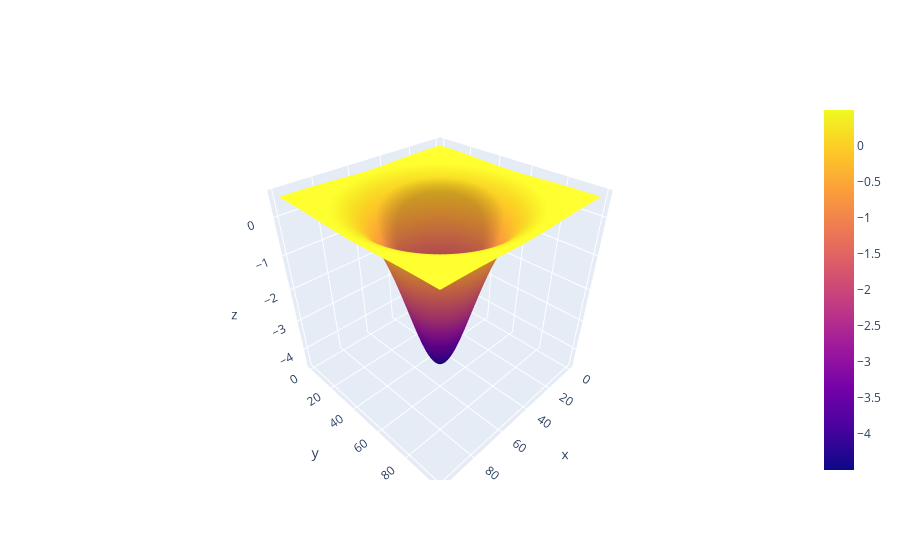
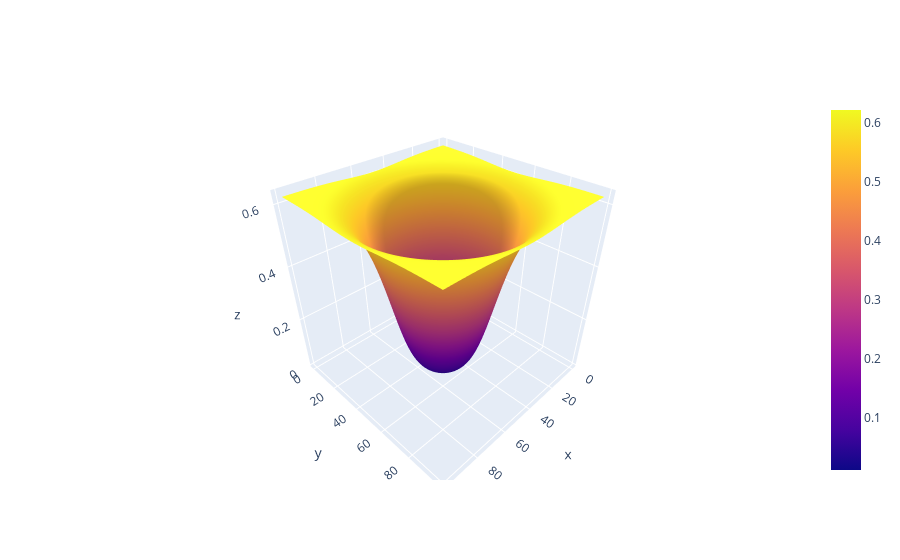

Here is the notebook cell these charts were saved with, in order:
### Code cell
plot_gaussian_py(-5)

### Figure 1 — Plotly figure (JSON) as saved in the notebook; plotly's stock layout.template omitted (floating-point values rounded to 4 significant figures; data arrays with more than 128 entries replaced by an {"elided": "..."} marker saying what was removed)
{"data": [{"type": "surface", "z": {"elided": "100x100 float values"}}], "layout": {}}

### Figure 2 — Plotly figure (JSON) as saved in the notebook; plotly's stock layout.template omitted (floating-point values rounded to 4 significant figures; data arrays with more than 128 entries replaced by an {"elided": "..."} marker saying what was removed)
{"data": [{"type": "surface", "z": {"elided": "100x100 float values"}}], "layout": {}}
